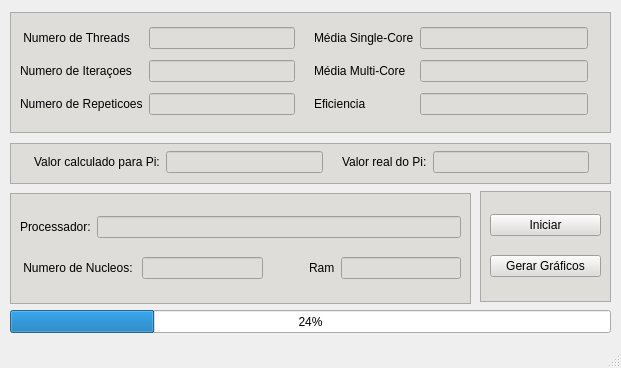
<?xml version="1.0" encoding="UTF-8"?>
<ui version="4.0">
 <class>MainWindow</class>
 <widget class="QMainWindow" name="MainWindow">
  <property name="geometry">
   <rect>
    <x>0</x>
    <y>0</y>
    <width>621</width>
    <height>368</height>
   </rect>
  </property>
  <property name="windowTitle">
   <string>Pi Multithread</string>
  </property>
  <widget class="QWidget" name="centralwidget">
   <widget class="QFrame" name="frame">
    <property name="geometry">
     <rect>
      <x>10</x>
      <y>193</y>
      <width>461</width>
      <height>111</height>
     </rect>
    </property>
    <property name="styleSheet">
     <string notr="true">border-color: rgb(0, 0, 0);
background-color: rgb(222, 221, 218);</string>
    </property>
    <property name="frameShape">
     <enum>QFrame::StyledPanel</enum>
    </property>
    <property name="frameShadow">
     <enum>QFrame::Raised</enum>
    </property>
    <widget class="QWidget" name="verticalLayoutWidget">
     <property name="geometry">
      <rect>
       <x>10</x>
       <y>10</y>
       <width>441</width>
       <height>91</height>
      </rect>
     </property>
     <layout class="QVBoxLayout" name="verticalLayout">
      <item>
       <layout class="QHBoxLayout" name="horizontalLayout_2">
        <item>
         <widget class="QLabel" name="label_10">
          <property name="text">
           <string>Processador:</string>
          </property>
         </widget>
        </item>
        <item>
         <widget class="QLineEdit" name="process"/>
        </item>
       </layout>
      </item>
      <item>
       <layout class="QVBoxLayout" name="verticalLayout_2">
        <item>
         <layout class="QHBoxLayout" name="horizontalLayout_3">
          <item>
           <widget class="QLabel" name="label_3">
            <property name="text">
             <string> Numero de Nucleos: </string>
            </property>
           </widget>
          </item>
          <item>
           <widget class="QLineEdit" name="nnucleos"/>
          </item>
          <item>
           <spacer name="horizontalSpacer">
            <property name="orientation">
             <enum>Qt::Horizontal</enum>
            </property>
            <property name="sizeType">
             <enum>QSizePolicy::Preferred</enum>
            </property>
            <property name="sizeHint" stdset="0">
             <size>
              <width>40</width>
              <height>20</height>
             </size>
            </property>
           </spacer>
          </item>
          <item>
           <widget class="QLabel" name="label_11">
            <property name="text">
             <string>Ram</string>
            </property>
           </widget>
          </item>
          <item>
           <widget class="QLineEdit" name="ram_size"/>
          </item>
         </layout>
        </item>
       </layout>
      </item>
     </layout>
    </widget>
   </widget>
   <widget class="QProgressBar" name="progressBar">
    <property name="geometry">
     <rect>
      <x>10</x>
      <y>310</y>
      <width>601</width>
      <height>23</height>
     </rect>
    </property>
    <property name="value">
     <number>24</number>
    </property>
   </widget>
   <widget class="QFrame" name="frame_2">
    <property name="geometry">
     <rect>
      <x>10</x>
      <y>143</y>
      <width>601</width>
      <height>41</height>
     </rect>
    </property>
    <property name="styleSheet">
     <string notr="true">border-color: rgb(0, 0, 0);
background-color: rgb(222, 221, 218);</string>
    </property>
    <property name="frameShape">
     <enum>QFrame::StyledPanel</enum>
    </property>
    <property name="frameShadow">
     <enum>QFrame::Raised</enum>
    </property>
    <widget class="QWidget" name="gridLayoutWidget_2">
     <property name="geometry">
      <rect>
       <x>11</x>
       <y>4</y>
       <width>581</width>
       <height>31</height>
      </rect>
     </property>
     <layout class="QGridLayout" name="gridLayout_5">
      <item row="0" column="1">
       <widget class="QLabel" name="label_12">
        <property name="text">
         <string>Valor calculado para Pi:</string>
        </property>
       </widget>
      </item>
      <item row="0" column="3">
       <spacer name="horizontalSpacer_2">
        <property name="orientation">
         <enum>Qt::Horizontal</enum>
        </property>
        <property name="sizeType">
         <enum>QSizePolicy::Preferred</enum>
        </property>
        <property name="sizeHint" stdset="0">
         <size>
          <width>13</width>
          <height>22</height>
         </size>
        </property>
       </spacer>
      </item>
      <item row="0" column="6">
       <spacer name="horizontalSpacer_4">
        <property name="orientation">
         <enum>Qt::Horizontal</enum>
        </property>
        <property name="sizeType">
         <enum>QSizePolicy::Preferred</enum>
        </property>
        <property name="sizeHint" stdset="0">
         <size>
          <width>13</width>
          <height>22</height>
         </size>
        </property>
       </spacer>
      </item>
      <item row="0" column="0">
       <spacer name="horizontalSpacer_3">
        <property name="orientation">
         <enum>Qt::Horizontal</enum>
        </property>
        <property name="sizeType">
         <enum>QSizePolicy::Preferred</enum>
        </property>
        <property name="sizeHint" stdset="0">
         <size>
          <width>13</width>
          <height>22</height>
         </size>
        </property>
       </spacer>
      </item>
      <item row="0" column="2">
       <widget class="QLineEdit" name="pi_result"/>
      </item>
      <item row="0" column="5">
       <widget class="QLineEdit" name="pi_real"/>
      </item>
      <item row="0" column="4">
       <widget class="QLabel" name="label_13">
        <property name="text">
         <string>Valor real do Pi:</string>
        </property>
       </widget>
      </item>
     </layout>
    </widget>
   </widget>
   <widget class="QFrame" name="frame_3">
    <property name="geometry">
     <rect>
      <x>10</x>
      <y>12</y>
      <width>601</width>
      <height>121</height>
     </rect>
    </property>
    <property name="styleSheet">
     <string notr="true">border-color: rgb(0, 0, 0);
background-color: rgb(222, 221, 218);</string>
    </property>
    <property name="frameShape">
     <enum>QFrame::StyledPanel</enum>
    </property>
    <property name="frameShadow">
     <enum>QFrame::Raised</enum>
    </property>
    <widget class="QWidget" name="horizontalLayoutWidget">
     <property name="geometry">
      <rect>
       <x>10</x>
       <y>10</y>
       <width>581</width>
       <height>101</height>
      </rect>
     </property>
     <layout class="QHBoxLayout" name="horizontalLayout">
      <item>
       <layout class="QGridLayout" name="gridLayout_2">
        <item row="0" column="0">
         <widget class="QLabel" name="label_2">
          <property name="text">
           <string> Numero de Threads</string>
          </property>
         </widget>
        </item>
        <item row="1" column="1">
         <widget class="QLineEdit" name="it_num"/>
        </item>
        <item row="2" column="2">
         <widget class="QLabel" name="label_9">
          <property name="text">
           <string/>
          </property>
         </widget>
        </item>
        <item row="2" column="0">
         <widget class="QLabel" name="label_8">
          <property name="text">
           <string>Numero de Repeticoes</string>
          </property>
         </widget>
        </item>
        <item row="0" column="1">
         <widget class="QLineEdit" name="threadnum"/>
        </item>
        <item row="1" column="0">
         <widget class="QLabel" name="label_7">
          <property name="text">
           <string>Numero de Iteraçoes</string>
          </property>
         </widget>
        </item>
        <item row="2" column="1">
         <widget class="QLineEdit" name="rep_num"/>
        </item>
       </layout>
      </item>
      <item>
       <layout class="QGridLayout" name="gridLayout">
        <item row="0" column="1">
         <widget class="QLineEdit" name="sc_media"/>
        </item>
        <item row="1" column="1">
         <widget class="QLineEdit" name="mc_media"/>
        </item>
        <item row="2" column="1">
         <widget class="QLineEdit" name="effc"/>
        </item>
        <item row="1" column="0">
         <widget class="QLabel" name="label_4">
          <property name="text">
           <string>Média Multi-Core</string>
          </property>
         </widget>
        </item>
        <item row="2" column="2">
         <widget class="QLabel" name="label_6">
          <property name="text">
           <string/>
          </property>
         </widget>
        </item>
        <item row="0" column="0">
         <widget class="QLabel" name="label">
          <property name="text">
           <string>Média Single-Core</string>
          </property>
         </widget>
        </item>
        <item row="2" column="0">
         <widget class="QLabel" name="label_5">
          <property name="text">
           <string>Eficiencia</string>
          </property>
         </widget>
        </item>
       </layout>
      </item>
     </layout>
    </widget>
   </widget>
   <widget class="QFrame" name="frame_4">
    <property name="geometry">
     <rect>
      <x>480</x>
      <y>191</y>
      <width>131</width>
      <height>111</height>
     </rect>
    </property>
    <property name="styleSheet">
     <string notr="true">border-color: rgb(0, 0, 0);
background-color: rgb(222, 221, 218);</string>
    </property>
    <property name="frameShape">
     <enum>QFrame::StyledPanel</enum>
    </property>
    <property name="frameShadow">
     <enum>QFrame::Raised</enum>
    </property>
    <widget class="QWidget" name="gridLayoutWidget">
     <property name="geometry">
      <rect>
       <x>10</x>
       <y>10</y>
       <width>111</width>
       <height>91</height>
      </rect>
     </property>
     <layout class="QGridLayout" name="gridLayout_3">
      <item row="0" column="0">
       <widget class="QPushButton" name="iniciar_bt">
        <property name="text">
         <string>Iniciar</string>
        </property>
       </widget>
      </item>
      <item row="1" column="0">
       <widget class="QPushButton" name="iniciar_bt_2">
        <property name="text">
         <string>Gerar Gráficos</string>
        </property>
       </widget>
      </item>
     </layout>
    </widget>
   </widget>
  </widget>
  <widget class="QStatusBar" name="statusbar"/>
 </widget>
 <resources/>
 <connections/>
</ui>
